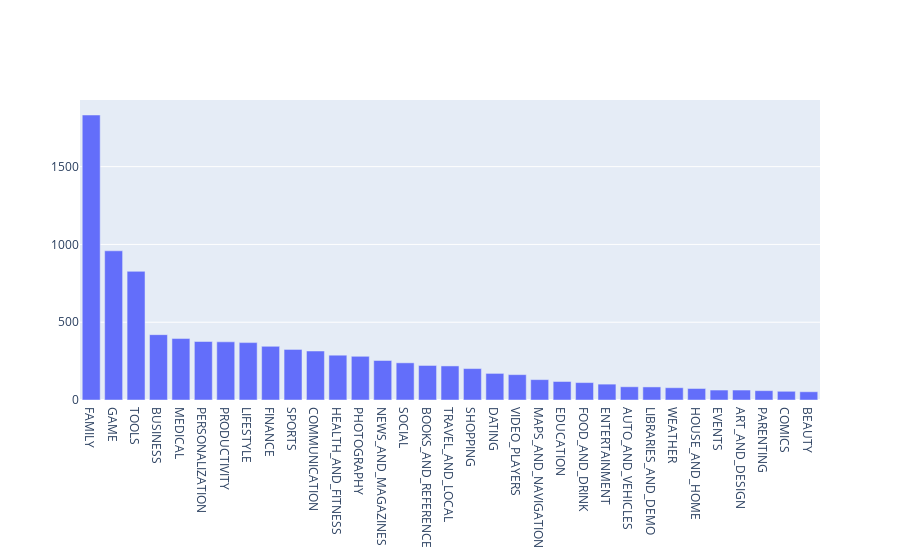

Write notebook code for a chart like this one.
### Markdown cell above
## 4. Exploring app categories
<p>With more than 1 billion active users in 190 countries around the world, Google Play continues to be an important distribution platform to build a global audience. For businesses to get their apps in front of users, it's important to make them more quickly and easily discoverable on Google Play. To improve the overall search experience, Google has introduced the concept of grouping apps into categories.</p>
<p>This brings us to the following questions:</p>
<ul>
<li>Which category has the highest share of (active) apps in the market? </li>
<li>Is any specific category dominating the market?</li>
<li>Which categories have the fewest number of apps?</li>
</ul>
<p>We will see that there are <code>33</code> unique app categories present in our dataset. <em>Family</em> and <em>Game</em> apps have the highest market prevalence. Interestingly, <em>Tools</em>, <em>Business</em> and <em>Medical</em> apps are also at the top.</p>

### Code cell
import plotly
plotly.offline.init_notebook_mode(connected=True)
import plotly.graph_objs as go

# Print the total number of unique categories
num_categories = len(apps["Category"].unique())
print('Number of categories = ', num_categories)

# Count the number of apps in each 'Category'. 
num_apps_in_category = apps["Category"].value_counts()

# Sort num_apps_in_category in descending order based on the count of apps in each category
sorted_num_apps_in_category = num_apps_in_category.sort_values(ascending=False)

data = [go.Bar(
        x = num_apps_in_category.index, # index = category name
        y = num_apps_in_category.values, # value = count
)]

plotly.offline.iplot(data)

### Figure 1 — Plotly figure (JSON) as saved in the notebook; plotly's stock layout.template omitted (floating-point values rounded to 4 significant figures)
{"data": [{"type": "bar", "x": ["FAMILY", "GAME", "TOOLS", "BUSINESS", "MEDICAL", "PERSONALIZATION", "PRODUCTIVITY", "LIFESTYLE", "FINANCE", "SPORTS", "COMMUNICATION", "HEALTH_AND_FITNESS", "PHOTOGRAPHY", "NEWS_AND_MAGAZINES", "SOCIAL", "BOOKS_AND_REFERENCE", "TRAVEL_AND_LOCAL", "SHOPPING", "DATING", "VIDEO_PLAYERS", "MAPS_AND_NAVIGATION", "EDUCATION", "FOOD_AND_DRINK", "ENTERTAINMENT", "AUTO_AND_VEHICLES", "LIBRARIES_AND_DEMO", "WEATHER", "HOUSE_AND_HOME", "EVENTS", "ART_AND_DESIGN", "PARENTING", "COMICS", "BEAUTY"], "y": [1832, 959, 827, 420, 395, 376, 374, 369, 345, 325, 315, 288, 281, 254, 239, 222, 219, 202, 171, 163, 131, 119, 112, 102, 85, 84, 79, 74, 64, 64, 60, 56, 53]}], "layout": {}}
